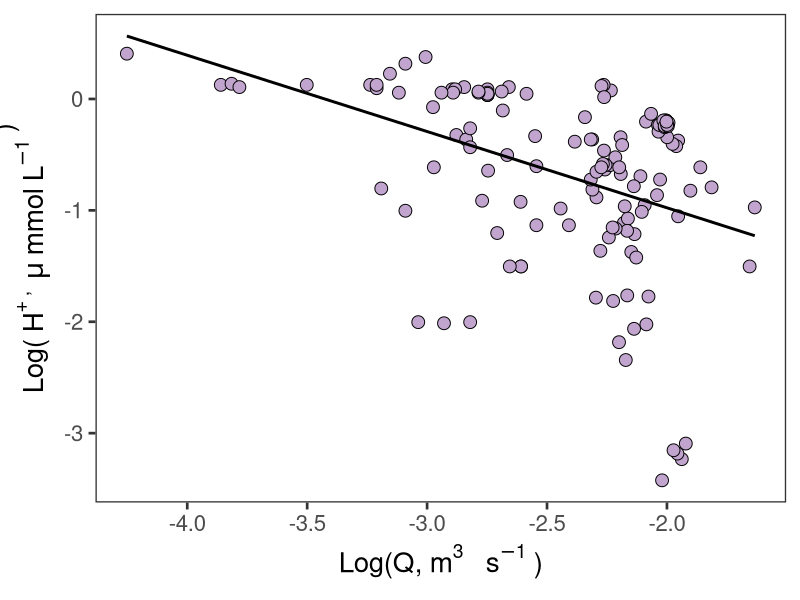
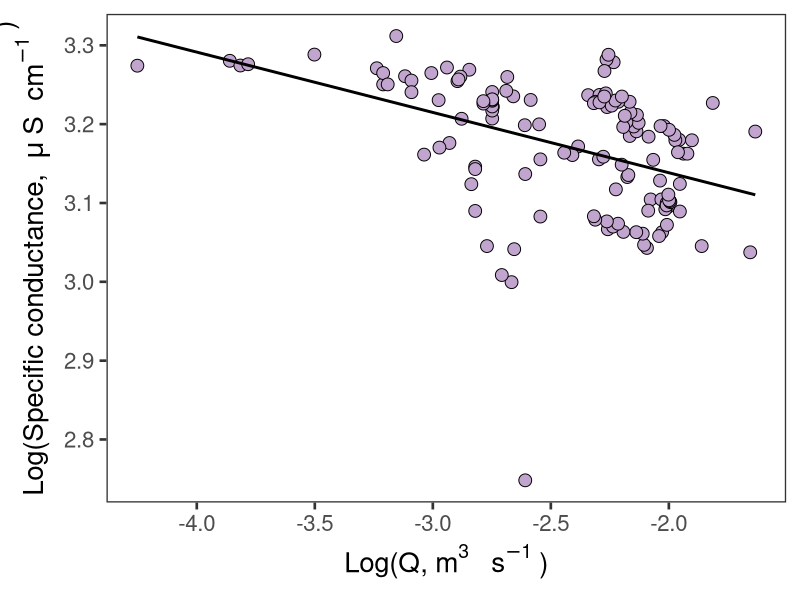
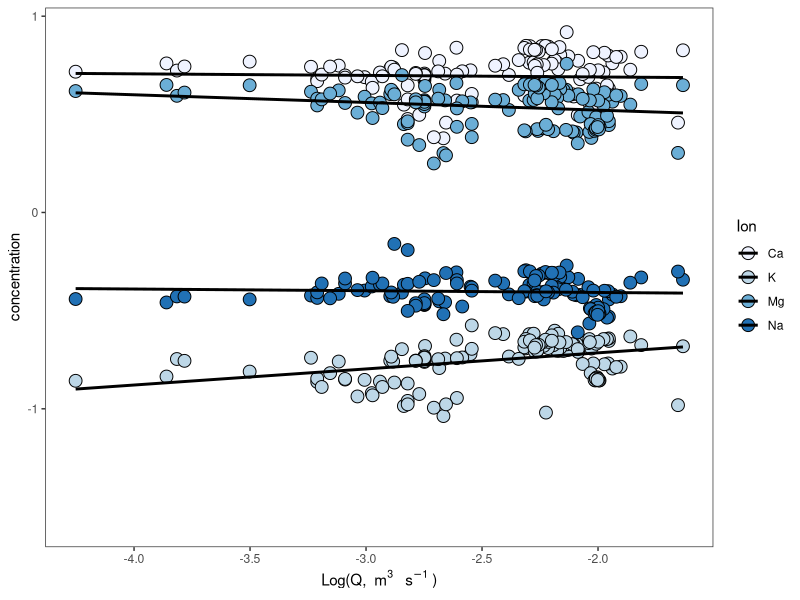
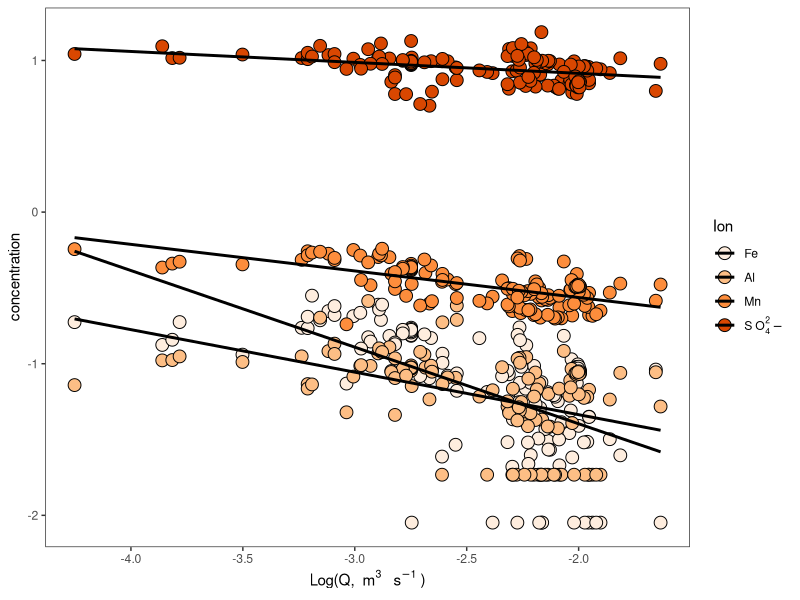
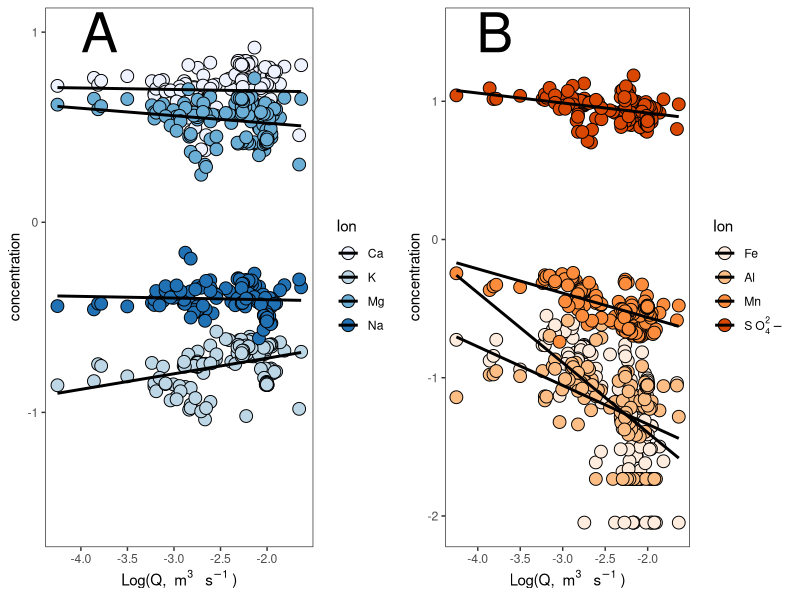
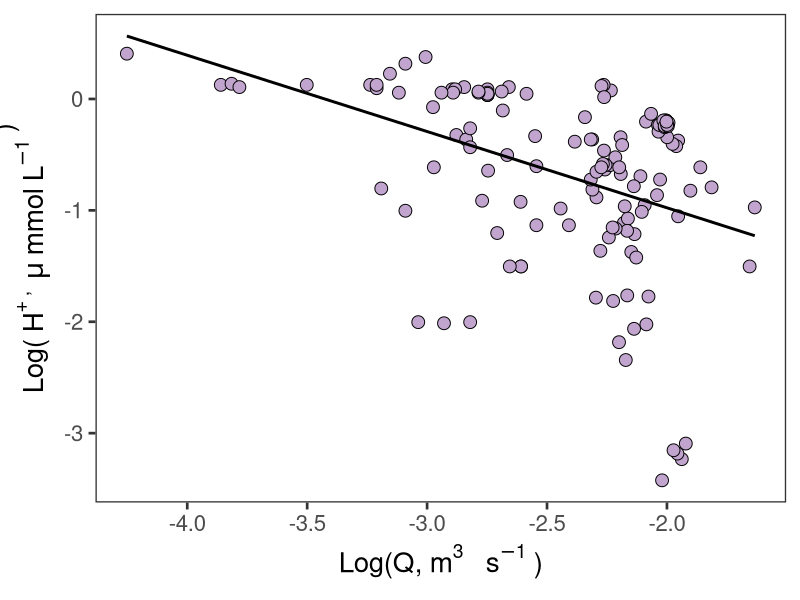
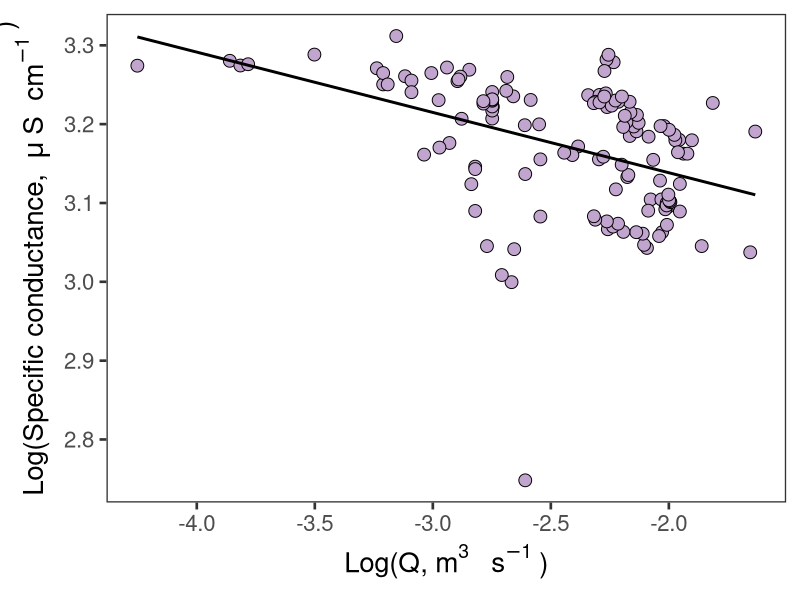
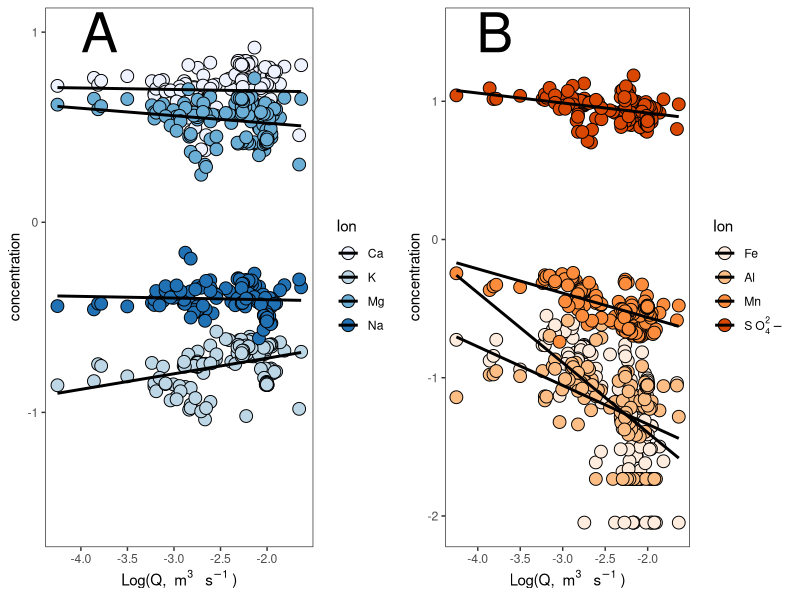

Generate these figures, in order, with R:
# Rename columns to be R friendly

newname<-c("sample_name","date_and_time","Q_m3s","Al_mgL","Ca_mgL","Fe_mgL","K_mgL","Mg_mgL","Mn_mgL","Na_mgL","SO42_mgL","pH","EC")
CQ<-read.csv(file="CQ.csv",header=TRUE)
colnames(CQ)<-newname

#Transform mg/L to mmol/L

CQ$Al_mmolL<-(CQ$Al_mgL/26.982)
CQ$Ca_mmolL<-(CQ$Ca_mgL/40.08)
CQ$Fe_mmolL<-(CQ$Fe_mgL/55.845)
CQ$K_mmolL<-(CQ$K_mgL/39.099)
CQ$Mg_mmolL<-(CQ$Mg_mgL/24.305)
CQ$Mn_mmolL<-(CQ$Mn_mgL/54.938)
CQ$Na_mmolL<-(CQ$Na_mgL/22.99)
CQ$SO42_mmolL<-(CQ$SO42_mgL/96.06)

#Transform pH to H+ mg/L

CQ$H_mgL<-(10^(-1*CQ$pH))

#H mg/L to mu/L
CQ$H_umolL<-((1000/1.008)*CQ$H_mgL)

#Take the log of everything

CQ$logQ<-(log10(CQ$Q_m3s))
CQ$logAl<-(log10(CQ$Al_mmolL))
CQ$logCa<-(log10(CQ$Ca_mmolL))
CQ$logFe<-(log10(CQ$Fe_mmolL))
CQ$logK<-(log10(CQ$K_mmolL))
CQ$logMg<-(log10(CQ$Mg_mmolL))
CQ$logMn<-(log10(CQ$Mn_mmolL))
CQ$logNa<-(log10(CQ$Na_mmolL))
CQ$logSO42<-(log10(CQ$SO42_mmolL))
CQ$logH<-(log10(CQ$H_umolL))
CQ$logEC<-(log10(CQ$EC))

#H+ plot
library(ggplot2)
pal="#c2a5cf"
shape1=21
CQH<-ggplot(CQ, aes(logQ,logH))+
  geom_point(colour="black",size=4, fill=pal, pch=shape1)+
  theme_bw(base_size=20)+
  theme(panel.grid.major = element_blank(), panel.grid.minor = element_blank())+
  guides(fill=guide_legend(title="Depth (cm)"))+
  xlab("\nLog(Q,"~m^3~" "~s^-1~")")+
  ylab("Log("~H^+~", "~mu~"mmol"~L^-1~")\n")+
  geom_smooth(method=lm,colour="black",se=FALSE)
#Call the graph
CQH

#save to pdf
pdf("CQH.pdf",height=6,width=8)
CQH
dev.off()

#EC plot
library(ggplot2)
pal="#c2a5cf"
shape1=21
CQEC<-ggplot(CQ, aes(logQ,logEC))+
  geom_point(colour="black",size=4, fill=pal, pch=shape1)+
  theme_bw(base_size=20)+
  theme(panel.grid.major = element_blank(), panel.grid.minor = element_blank())+
  guides(fill=guide_legend(title="Depth (cm)"))+
  xlab("\nLog(Q,"~m^3~" "~s^-1~")")+
  ylab("Log(Specific conductance, "~mu~"S "~cm^-1~")\n")+
  geom_smooth(method=lm,colour="black",se=FALSE)
#Call the graph
CQEC

#save to pdf
pdf("CQEC.pdf",height=6,width=8)
CQEC
dev.off()

#Reshape the data for basecation CQ plot
CQvarsforbasemelt<-c("logQ","logCa","logK","logMg","logNa")
CQforbasemelt<-CQ[CQvarsforbasemelt]
library(reshape2)
longbaseCQ<-melt(CQforbasemelt,id.vars=c("logQ"),variable.name="ion",value.name="concentration")

#All base cations plot
#Add in lines and why is the legend not working?
library(ggplot2)
pal<-c("#eff3ff","#bdd7e7","#6baed6","#2171b5")
CQbasecat<-ggplot(longbaseCQ, aes(x=logQ,y=concentration,fill=ion))+
  geom_point(colour="black",size=4,pch=21)+
  geom_smooth(method=lm,colour="black",se=FALSE)+
  theme_bw()+
  theme(panel.grid.major = element_blank(), panel.grid.minor = element_blank())+
  scale_fill_manual(name="Ion",breaks=c("logCa","logK","logMg","logNa"),labels=c("Ca","K","Mg","Na"),values=pal)+
  xlab("\nLog(Q, "~m^3~" "~s^-1~")")
  ylab("Log(Concentration, mmol "~L^-1~")")+
  theme(legend.position="bottom")

#Call the graph
CQbasecat

#Reshape the data for AMD CQ plot
CQvarsforamdmelt<-c("logQ","logFe","logAl","logMn","logSO42")
CQforamdmelt<-CQ[CQvarsforamdmelt]
library(reshape2)
longamdCQ<-melt(CQforamdmelt,id.vars=c("logQ"),variable.name="ion",value.name="concentration")

#Plot amd derived CQ (Fe, Mn, Al, SO42-)
#All CQ ions plot
#Add in lines and why is the legend not working?
library(ggplot2)
pal<-c("#feedde","#fdbe85","#fd8d3c","#d94701")
CQAMD<-ggplot(longamdCQ, aes(x=logQ,y=concentration,fill=ion))+
  geom_point(colour="black",size=4,pch=21)+
  geom_smooth(method=lm,colour="black",se=FALSE)+
  theme_bw()+
  theme(panel.grid.major = element_blank(), panel.grid.minor = element_blank())+
  scale_fill_manual(name="Ion",breaks=c("logFe","logAl","logMn","logSO42"),labels=c("Fe","Al","Mn","S"~O[4]^2-""),values=pal)+
  xlab("\nLog(Q, "~m^3~" "~s^-1~")")
  ylab("Log(Concentration, mmol "~L^-1~")")+
  theme(legend.position="bottom")

#Call the graph
CQAMD

#Put CQ plots in one figure
library(gridExtra)
CQbasecat.1<-CQbasecat+annotate("text",x=-3.8,y=1,label="A",size=14)
CQAMD.1<-CQAMD+annotate("text",x=-3.8,y=1.5,label="B",size=14)

grid.arrange(arrangeGrob(CQbasecat.1,CQAMD.1, ncol=2, widths=c(1,1)))

#Save to PDF
pdf("CQgraphs.pdf",height=10,width=10)
grid.arrange(arrangeGrob(CQbasecat.1,CQAMD.1, ncol=2, widths=c(1,1)))
dev.off()